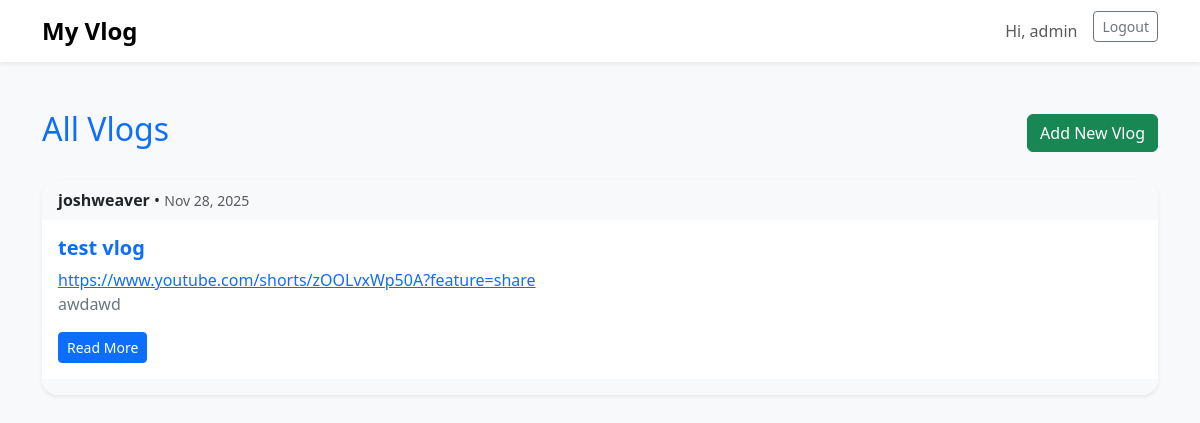
The app's page / (signed in) with its own data.
### vlogs/models.py (models this page shows, shortened)
class VlogPost(models.Model):
    title = models.CharField(max_length=200, help_text="Title of the vlog")
    video_url = models.URLField(help_text="URL of the vlog video")
    description = models.TextField(blank=True, help_text="Description of the vlog")
    author = models.ForeignKey(settings.AUTH_USER_MODEL, on_delete=models.CASCADE, help_text="Author of the vlog")
    published_date = models.DateTimeField(auto_now_add=True, help_text="Date published")
    tags = models.CharField(max_length=200, blank=True, help_text="Comma-separated tags")
    category = models.ForeignKey(Category, on_delete=models.SET_NULL, null=True, blank=True, help_text="Category of the vlog")
    class Meta:
        ordering = ['-published_date']

### vlogs/views.py (the view)
# urls.py: path('', VlogListView.as_view(), name='vlog-list'),
class VlogListView(LoginRequiredMixin, ListView):
    model = VlogPost
    template_name = 'vlogs/vlog_list.html'
    context_object_name = 'vlogs'
    paginate_by = 10
    login_url = 'login'
    def get_context_data(self, **kwargs):
        context = super().get_context_data(**kwargs)
        context['form'] = VlogPostForm()
        return context

### vlogs/templates/vlogs/vlog_list.html (shortened to what this page needs)
{% extends "vlogs/base.html" %}
{% block content %}
<div class="d-flex justify-content-between align-items-center mb-4">
    <h2 class="text-primary">All Vlogs</h2>
    <button type="button" class="btn btn-success" data-bs-toggle="modal" data-bs-target="#vlogModal">
        Add New Vlog
    </button>
</div>
<div class="row">
    {% for vlog in vlogs %}
    <div class="col-12 mb-4">
        <div class="card shadow-sm border-0 rounded-4">
            <div class="card-header d-flex justify-content-between align-items-center bg-light border-0 rounded-top-4">
                <div>
                    <strong class="text-dark">{{ vlog.author.username }}</strong> •
                    <small class="text-muted">{{ vlog.published_date|date:"M d, Y" }}</small>
                </div>
            </div>
            <div class="card-body bg-white">
                <h5 class="card-title text-primary fw-bold">{{ vlog.title }}</h5>
                {% if vlog.video_url %}
                    <a href="{{ vlog.video_url }}">{{ vlog.video_url }}</a>
                {% endif %}
                <p class="card-text text-secondary">{{ vlog.description|truncatewords:30 }}</p>
                <a href="{% url 'vlog-detail' vlog.id %}" class="btn btn-sm btn-primary">Read More</a>
            </div>
            {% if vlog.tags %}
            <div class="card-footer bg-light border-0 rounded-bottom-4">
            </div>
            {% endif %}
        </div>
    </div>
    {% endfor %}
</div>
{% endblock %}

### vlogs/templates/vlogs/base.html (shortened to what this page needs)
<!DOCTYPE html>
<html lang="en">
<head>
    <link href="https://cdn.jsdelivr.net/npm/bootstrap@5.3.0/dist/css/bootstrap.min.css" rel="stylesheet">
</head>
<body>
<nav class="navbar navbar-expand-lg navbar-light bg-white shadow-sm">
  <div class="container">
    <a class="navbar-brand" href="{% url 'vlog-list' %}">My Vlog</a>
    <div class="collapse navbar-collapse" id="navbarContent">
      <ul class="navbar-nav ms-auto">
        {% if user.is_authenticated %}
           <li class="nav-item me-2">
            <span class="nav-link">Hi, {{ user.username }}</span>
          </li>
          <li class="nav-item">
            <form method="post" action="{% url 'logout' %}" class="d-inline">
              <button type="submit" class="btn btn-outline-secondary btn-sm">Logout</button>
            </form>
          </li>
        {% endif %}
      </ul>
    </div>
  </div>
</nav>
<div class="container mt-5">
    {% block content %}
    {% endblock %}
</div>
</body>
</html>

### vlogs/templates/vlogs/base.html (style rules this page uses)
body { background-color: #f8f9fa; }
.navbar-brand { font-weight: 700; font-size: 1.5rem; }
.card { transition: transform 0.2s; }

### records on screen
VlogPost: author.username "joshweaver", published_date "Nov 28, 2025", title "test vlog", video_url "https://www.youtube.com/shorts/zOOLvxWp50A?feature=share", description "awdawd"

### other values on screen
{{ user.username }} "admin"
